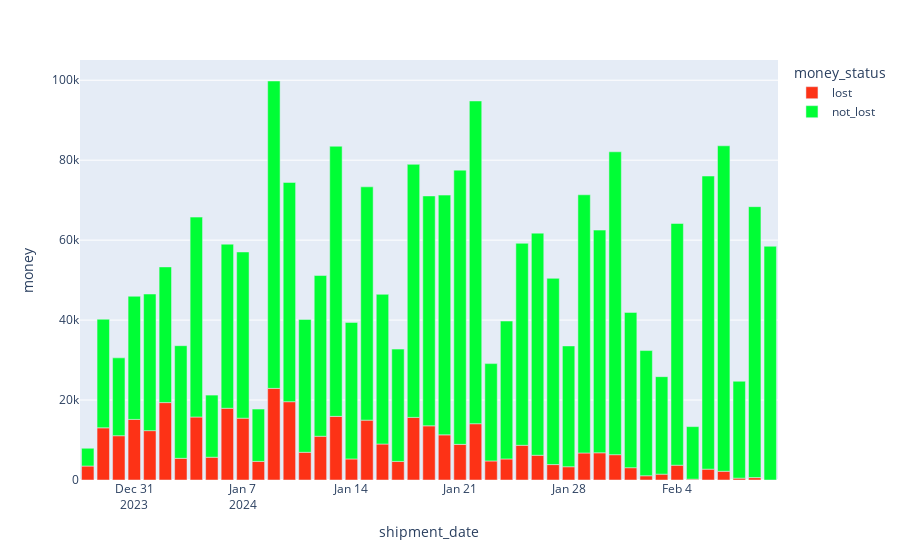

The notebook cell this image was saved under:
### Code cell
px.bar(chart_4a, x='shipment_date', y='money', color='money_status',color_discrete_sequence=px.colors.qualitative.Light24)

### Figure 1 — Plotly figure (JSON) as saved in the notebook; plotly's stock layout.template omitted (floating-point values rounded to 4 significant figures)
{"data": [{"alignmentgroup": "True", "hovertemplate": "money_status=lost<br>shipment_date=%{x}<br>money=%{y}<extra></extra>", "legendgroup": "lost", "marker": {"color": "#FD3216", "pattern": {"shape": ""}}, "name": "lost", "offsetgroup": "lost", "orientation": "v", "showlegend": true, "textposition": "auto", "type": "bar", "x": ["2023-12-28", "2023-12-29", "2023-12-30", "2023-12-31", "2024-01-01", "2024-01-02", "2024-01-03", "2024-01-04", "2024-01-05", "2024-01-06", "2024-01-07", "2024-01-08", "2024-01-09", "2024-01-10", "2024-01-11", "2024-01-12", "2024-01-13", "2024-01-14", "2024-01-15", "2024-01-16", "2024-01-17", "2024-01-18", "2024-01-19", "2024-01-20", "2024-01-21", "2024-01-22", "2024-01-23", "2024-01-24", "2024-01-25", "2024-01-26", "2024-01-27", "2024-01-28", "2024-01-29", "2024-01-30", "2024-01-31", "2024-02-01", "2024-02-02", "2024-02-03", "2024-02-04", "2024-02-05", "2024-02-06", "2024-02-07", "2024-02-08", "2024-02-09", "2024-02-10"], "xaxis": "x", "y": [3494.0, 13050.0, 11080.0, 15160.0, 12350.0, 19360.0, 5423.0, 15760.0, 5698.0, 17950.0, 15460.0, 4654.0, 22920.0, 19590.0, 6933.0, 10940.0, 15920.0, 5265.0, 14970.0, 9001.0, 4646.0, 15663, 13550.0, 11290.0, 8917.0, 14080.0, 4765.0, 5266.0, 8683.0, 6191.0, 3857.0, 3321.0, 6759.0, 6804.0, 6333.0, 3077.0, 1061.0, 1460.0, 3698.0, 209.1, 2710.0, 2182.0, 462.5, 600.8, 0], "yaxis": "y"}, {"alignmentgroup": "True", "hovertemplate": "money_status=not_lost<br>shipment_date=%{x}<br>money=%{y}<extra></extra>", "legendgroup": "not_lost", "marker": {"color": "#00FE35", "pattern": {"shape": ""}}, "name": "not_lost", "offsetgroup": "not_lost", "orientation": "v", "showlegend": true, "textposition": "auto", "type": "bar", "x": ["2023-12-28", "2023-12-29", "2023-12-30", "2023-12-31", "2024-01-01", "2024-01-02", "2024-01-03", "2024-01-04", "2024-01-05", "2024-01-06", "2024-01-07", "2024-01-08", "2024-01-09", "2024-01-10", "2024-01-11", "2024-01-12", "2024-01-13", "2024-01-14", "2024-01-15", "2024-01-16", "2024-01-17", "2024-01-18", "2024-01-19", "2024-01-20", "2024-01-21", "2024-01-22", "2024-01-23", "2024-01-24", "2024-01-25", "2024-01-26", "2024-01-27", "2024-01-28", "2024-01-29", "2024-01-30", "2024-01-31", "2024-02-01", "2024-02-02", "2024-02-03", "2024-02-04", "2024-02-05", "2024-02-06", "2024-02-07", "2024-02-08", "2024-02-09", "2024-02-10"], "xaxis": "x", "y": [4446.0, 27160.0, 19470.0, 30800.0, 34170.0, 33940.0, 28170.0, 50000.0, 15540.0, 41050.0, 41570.0, 13100.0, 76880.0, 54840.0, 33240.0, 40200.0, 67570.0, 34160.0, 58360.0, 37450.0, 28100.0, 63299, 57500.0, 59980.0, 68590.0, 80730.0, 24350.0, 34500.0, 50520.0, 55560.0, 46580.0, 30220.0, 64580.0, 55700.0, 75760.0, 38850.0, 31320.0, 24390.0, 60470.0, 13150.0, 73330.0, 81410.0, 24240.0, 67770.0, 58466], "yaxis": "y"}], "layout": {"autosize": true, "barmode": "relative", "legend": {"title": {"text": "money_status"}, "tracegroupgap": 0}, "margin": {"t": 60}, "xaxis": {"anchor": "y", "autorange": true, "domain": [0, 1], "range": ["2023-12-27 12:00", "2024-02-10 12:00"], "title": {"text": "shipment_date"}, "type": "date"}, "yaxis": {"anchor": "x", "autorange": true, "domain": [0, 1], "range": [0, 105100.0], "title": {"text": "money"}, "type": "linear"}}}
